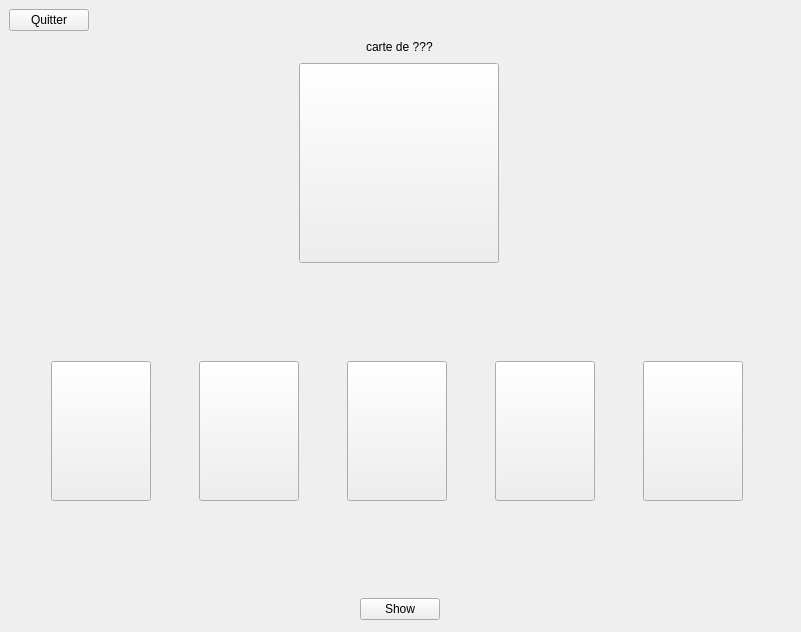
<?xml version="1.0" encoding="UTF-8"?>
<ui version="4.0">
 <class>Reveal</class>
 <widget class="QWidget" name="Reveal">
  <property name="geometry">
   <rect>
    <x>0</x>
    <y>0</y>
    <width>801</width>
    <height>632</height>
   </rect>
  </property>
  <property name="windowTitle">
   <string>Form</string>
  </property>
  <widget class="QWidget" name="verticalLayoutWidget">
   <property name="geometry">
    <rect>
     <x>9</x>
     <y>9</y>
     <width>781</width>
     <height>611</height>
    </rect>
   </property>
   <layout class="QVBoxLayout" name="verticalLayout">
    <item>
     <layout class="QHBoxLayout" name="horizontalLayout">
      <item>
       <widget class="QPushButton" name="quitter">
        <property name="text">
         <string>Quitter</string>
        </property>
       </widget>
      </item>
      <item>
       <spacer name="horizontalSpacer">
        <property name="orientation">
         <enum>Qt::Horizontal</enum>
        </property>
        <property name="sizeHint" stdset="0">
         <size>
          <width>40</width>
          <height>20</height>
         </size>
        </property>
       </spacer>
      </item>
     </layout>
    </item>
    <item>
     <layout class="QHBoxLayout" name="horizontalLayout_2">
      <item>
       <spacer name="horizontalSpacer_2">
        <property name="orientation">
         <enum>Qt::Horizontal</enum>
        </property>
        <property name="sizeHint" stdset="0">
         <size>
          <width>40</width>
          <height>20</height>
         </size>
        </property>
       </spacer>
      </item>
      <item>
       <widget class="QLabel" name="curPlayer">
        <property name="text">
         <string>carte de ???</string>
        </property>
       </widget>
      </item>
      <item>
       <spacer name="horizontalSpacer_3">
        <property name="orientation">
         <enum>Qt::Horizontal</enum>
        </property>
        <property name="sizeHint" stdset="0">
         <size>
          <width>40</width>
          <height>20</height>
         </size>
        </property>
       </spacer>
      </item>
     </layout>
    </item>
    <item>
     <layout class="QHBoxLayout" name="horizontalLayout_3">
      <item>
       <widget class="QToolButton" name="perso">
        <property name="minimumSize">
         <size>
          <width>200</width>
          <height>200</height>
         </size>
        </property>
        <property name="styleSheet">
         <string notr="true">border-image : url(:/images/characters/hidden.png);</string>
        </property>
        <property name="text">
         <string/>
        </property>
       </widget>
      </item>
     </layout>
    </item>
    <item>
     <spacer name="verticalSpacer">
      <property name="orientation">
       <enum>Qt::Vertical</enum>
      </property>
      <property name="sizeHint" stdset="0">
       <size>
        <width>20</width>
        <height>40</height>
       </size>
      </property>
     </spacer>
    </item>
    <item>
     <layout class="QHBoxLayout" name="playerCards">
      <item>
       <widget class="QToolButton" name="toolButton_3">
        <property name="minimumSize">
         <size>
          <width>100</width>
          <height>140</height>
         </size>
        </property>
        <property name="styleSheet">
         <string notr="true">border-image : url(:/images/cards/card-hidden.png);</string>
        </property>
        <property name="text">
         <string/>
        </property>
       </widget>
      </item>
      <item>
       <widget class="QToolButton" name="toolButton_6">
        <property name="minimumSize">
         <size>
          <width>100</width>
          <height>140</height>
         </size>
        </property>
        <property name="styleSheet">
         <string notr="true">border-image : url(:/images/cards/card-hidden.png);
</string>
        </property>
        <property name="text">
         <string/>
        </property>
       </widget>
      </item>
      <item>
       <widget class="QToolButton" name="toolButton_5">
        <property name="minimumSize">
         <size>
          <width>100</width>
          <height>140</height>
         </size>
        </property>
        <property name="styleSheet">
         <string notr="true">border-image : url(:/images/cards/card-hidden.png);
</string>
        </property>
        <property name="text">
         <string/>
        </property>
       </widget>
      </item>
      <item>
       <widget class="QToolButton" name="toolButton_4">
        <property name="minimumSize">
         <size>
          <width>100</width>
          <height>140</height>
         </size>
        </property>
        <property name="styleSheet">
         <string notr="true">border-image : url(:/images/cards/card-hidden.png);
</string>
        </property>
        <property name="text">
         <string/>
        </property>
       </widget>
      </item>
      <item>
       <widget class="QToolButton" name="toolButton_2">
        <property name="minimumSize">
         <size>
          <width>100</width>
          <height>140</height>
         </size>
        </property>
        <property name="styleSheet">
         <string notr="true">border-image : url(:/images/cards/card-hidden.png);
</string>
        </property>
        <property name="text">
         <string/>
        </property>
       </widget>
      </item>
     </layout>
    </item>
    <item>
     <spacer name="verticalSpacer_2">
      <property name="orientation">
       <enum>Qt::Vertical</enum>
      </property>
      <property name="sizeHint" stdset="0">
       <size>
        <width>20</width>
        <height>40</height>
       </size>
      </property>
     </spacer>
    </item>
    <item>
     <layout class="QHBoxLayout" name="horizontalLayout_5">
      <item>
       <spacer name="horizontalSpacer_4">
        <property name="orientation">
         <enum>Qt::Horizontal</enum>
        </property>
        <property name="sizeHint" stdset="0">
         <size>
          <width>40</width>
          <height>20</height>
         </size>
        </property>
       </spacer>
      </item>
      <item>
       <widget class="QPushButton" name="next">
        <property name="text">
         <string>Show</string>
        </property>
       </widget>
      </item>
      <item>
       <spacer name="horizontalSpacer_5">
        <property name="orientation">
         <enum>Qt::Horizontal</enum>
        </property>
        <property name="sizeHint" stdset="0">
         <size>
          <width>40</width>
          <height>20</height>
         </size>
        </property>
       </spacer>
      </item>
     </layout>
    </item>
   </layout>
  </widget>
 </widget>
 <resources/>
 <connections/>
</ui>
